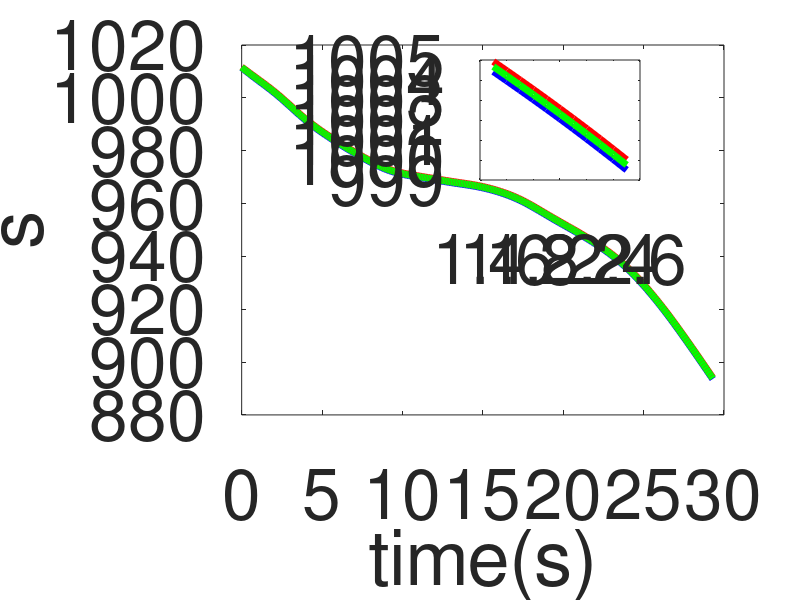

MATLAB code to generate this figure: (Note: this script raises an error after producing the figure.)
data = load('s3_pm.mat');
t_arr = data.t_arr;
infimum_arr = data.sm_infimum_arr;
supremum_arr = data.sm_supremum_arr;
z_arr = data.z_arr;
fontSize = 50;
lineWidth = 5;
titles = ["s_x", "s_y", "v_x","v_y","a_x",...
    "a_y"];
fig_index = 1;
set(0,'defaultAxesFontSize',fontSize);
set(0, 'DefaultLineLineWidth', lineWidth);
for i=1:6
    f = figure(fig_index);
    fig_index = fig_index+ 1;
    plot(t_arr, infimum_arr(i,:), 'b');
    hold on;
    plot(t_arr, supremum_arr(i,:), 'r'  );
    hold on;
    if(i<5)
        plot(t_arr, z_arr(i,:), 'g');
    end
    xlabel('time(s)');
    ylabel(titles(i));
%     if i== 1
%         legend('Lower Bound', 'Upper Bound','True Value', 'Location', 'NorthOutside', 'Orientation', 'horizontal');
%     end
    if(i == 1)
        axes('Position', [.6 .7 .2 .2])
        box on;
        
        plot(t_arr(16:26), infimum_arr(i,16:26),'b');
        hold on;
        plot(t_arr(16:26), supremum_arr(i,16:26),'r');
        hold on;
        plot(t_arr(16:26), z_arr(i,16:26),'g'); 
    end
    set(gcf, 'Position', get(0, 'Screensize'));
    %title( ax, titles(i));
    saveas(f,'s3pmSM'+titles(i)+'.eps', 'epsc');
end




data = load('s3_ca.mat');
t_arr = data.t_arr;
infimum_arr = data.sm_infimum_arr;
supremum_arr = data.sm_supremum_arr;

for i=1:6
    f = figure(fig_index);
    fig_index = fig_index+ 1;
    plot(t_arr, infimum_arr(i,:), 'b');
    hold on;
    plot(t_arr, supremum_arr(i,:), 'r');
    hold on;
    if(i<5)
        plot(t_arr, z_arr(i,:), 'g');
    end
    xlabel('time(s)');
    ylabel(titles(i));
%     if i== 1
%         legend('Lower Bound', 'Upper Bound','True Value', 'Location', 'NorthOutside', 'Orientation', 'horizontal');
%     end
    if(i == 1)
        axes('Position', [.6 .7 .2 .2])
        box on;
        
        plot(t_arr(16:26), infimum_arr(i,16:26),'b');
        hold on;
        plot(t_arr(16:26), supremum_arr(i,16:26),'r');
        hold on;
        plot(t_arr(16:26), z_arr(i,16:26),'g');
    end
    set(gcf, 'Position', get(0, 'Screensize'));
    %title( ax, titles(i));
    saveas(f,'s3caSM'+titles(i)+'.eps', 'epsc');
end


data = load('s3_cv.mat');
t_arr = data.t_arr;
infimum_arr = data.sm_infimum_arr;
supremum_arr = data.sm_supremum_arr;

for i=1:4
    f = figure(fig_index);
    fig_index = fig_index+ 1;
    plot(t_arr, infimum_arr(i,:), 'b');
    hold on;
    plot(t_arr, supremum_arr(i,:), 'r');
    hold on;
    if(i<5)
        plot(t_arr, z_arr(i,:), 'g');
    end
    xlabel('time(s)');
    ylabel(titles(i));
%     if i== 1
%         legend('Lower Bound', 'Upper Bound','True Value', 'Location', 'NorthOutside', 'Orientation', 'horizontal');
%     end
    if(i == 1)
        axes('Position', [.6 .7 .2 .2]);
        disp(i);
        box on;
        
        plot(t_arr(16:26), infimum_arr(i,16:26),'b');
        hold on;
        plot(t_arr(16:26), supremum_arr(i,16:26),'r');
        hold on;
        plot(t_arr(16:26), z_arr(i,16:26),'g');
    end
    set(gcf, 'Position', get(0, 'Screensize'));
    %title( ax, titles(i));
    saveas(f,'s3cvSM'+titles(i)+'.eps', 'epsc');
end

dsadsad
